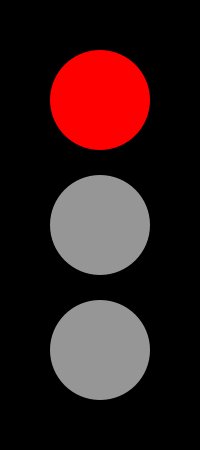
Frame 1 (no input)
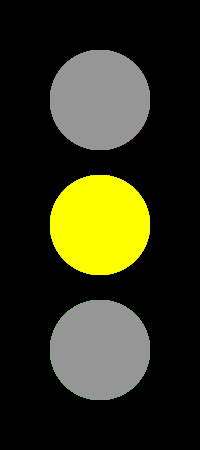
Frame 60 (the mouse pressed at the canvas centre just before this capture)
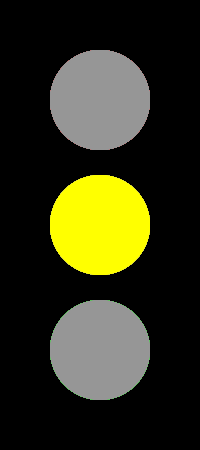
Frame 120 (the mouse held since frame 60 and released just before this capture)

The Processing sketch that drew these frames (run headless with seeded random() and noise(); from frame 60 on, the mouse is pressed at the canvas centre):

// Processing sketch: Opg_3
// ── Opg_3.pde
//3.a Draw a traffic light using colors stored in variables - one for each of the 4 colors (background is the 4th).
//3.b add a gray color for the turned off effect
//3.c have the light turn on/off (green or red) automatically.


  color r     =  color(255,0,0)      ;
  color y  =  color(255,255,0)    ;
  color ge   =  color(0,255,0)      ;
  color ga    =  color(150,150,150)  ;
  color k  =  color(0);
  int i = 0;
  int f = 4 ; // Framerate
  
  void setup()
  {
    size(200,450);
    background(k);
    noStroke();
    frameRate( f );
  }
//  void draw()
//{
//      fill(ge);
//      ellipse(100,350,100,100);
      
//      fill(y);
//      ellipse(100,225,100,100);
      
//      fill(r);
//      ellipse(100,100,100,100);
            
//  }
 
  
    void draw()
{
      int  m = i % (5*f);
      color ge2 = ge;
      color y2 = y;
      color r2 = r;

      if (m >= (2*f) && m < (4*f))
      {
          ge2 = ge;
      }
      else
      {
          ge2 = ga;
      }
      
      
      if (m >= (0*f) && m < (2*f))
      {
          r2 = r;
      }
      else
      {
          r2 = ga;
      }
      if (m >= (1*f) && m < (2*f))
      {
          y2 = y;
      }
      else if (m >= (4*f) && m < (5*f))
      {
          y2 = y;
      }
      else
      {
          y2 = ga;
      }
      fill(ge2);
      ellipse(100,350,100,100);
      
      fill(y2);
      ellipse(100,225,100,100);
      
      fill(r2);
      ellipse(100,100,100,100);
      
      i++;
           

  }
  

  
  
 
